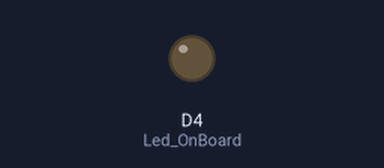
A sketch run on a simulated ESP8266 (NodeMCU). On the bench: output pins drawn as LEDs (lit = HIGH). WiFi joins after 1.5 s; servers stay silent unless stated; what the sketch prints to the serial monitor is not drawn.

Above: at 0.0 s.
At 2.3 s:
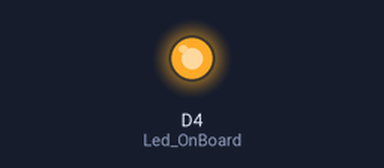
Timing chart, 0 to 3.8 s (numbered marks = the images above):
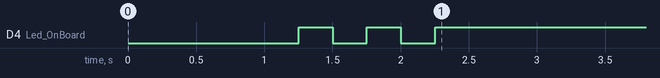

The sketch:

Esp_code.ino
```cpp
//ThatsEngineering
//Sending Data from Arduino to NodeMCU Via Serial Communication
//NodeMCU code

//Include Lib for Arduino to Nodemcu
#include <SoftwareSerial.h>
#include <ArduinoJson.h>
#include <ESP8266WiFi.h>
#include <WiFiClient.h>
#include <ESP8266WebServer.h>
#include <ESP8266HTTPClient.h>

WiFiClient client;

int Led_OnBoard = 2;                  // Initialize the Led_OnBoard


const char* ssid = "Trojan VIRUS";                  // Your wifi Name
const char* password = "password";          // Your wifi Password

const char *host = "192.168.1.8"; //Your pc or server (database) IP, example : 192.168.0.0 , if you are a windows os user, open cmd, then type ipconfig then look at IPv4 Address.


//D6 = Rx & D5 = Tx
SoftwareSerial nodemcu(D6, D5);


void setup() {
  pinMode(Led_OnBoard, OUTPUT);       // Initialize the Led_OnBoard pin as an output
  WiFi.mode(WIFI_OFF);        //Prevents reconnection issue (taking too long to connect)
  delay(1000);
  WiFi.mode(WIFI_STA);        //This line hides the viewing of ESP as wifi hotspot
  WiFi.begin(ssid, password);     //Connect to your WiFi router
  Serial.println("");

  Serial.print("Connecting");
  // Wait for connection
  while (WiFi.status() != WL_CONNECTED) {
    digitalWrite(Led_OnBoard, LOW);
    delay(250);
    Serial.print(".");
    digitalWrite(Led_OnBoard, HIGH);
    delay(250);
  }

  digitalWrite(Led_OnBoard, HIGH);
  //If connection successful show IP address in serial monitor
  Serial.println("");
  Serial.println("Connected to Network/SSID");
  Serial.print("IP address: ");
  Serial.println(WiFi.localIP());  //IP address assigned to your ESP

  // Initialize Serial port
  Serial.begin(9600);
  nodemcu.begin(9600);
  while (!Serial) continue;
}

void loop() {

  HTTPClient http;    //Declare object of class HTTPClient

  String IDSend,ProductSend,ValueSend, postData;

  StaticJsonBuffer<1000> jsonBuffer;
  JsonObject& data = jsonBuffer.parseObject(nodemcu);

  if (data == JsonObject::invalid()) {
    //Serial.println("Invalid Json Object");
    jsonBuffer.clear();
    return;
  }

  Serial.println("JSON Object Recieved");
  int id = data["ID"];
  Serial.println(id);
  String product = data["Product"];
  Serial.println(product);
  float value = data["Value"];
  Serial.println(value);

  Serial.println("-----------------------------------------");

  IDSend = String(id);   //String to interger conversion
  ProductSend = String(product);   //String to interger conversion
  ValueSend = String(value);   //String to interger conversion
  postData = "ID=" + IDSend + "&Product=" + ProductSend + "&Value=" + ValueSend;

  http.begin(client, "http://192.168.1.8/Nodemcu_db_record_view/InsertDB.php");
  //  http.begin("http://192.168.137.1/Nodemcu_db_record_view/InsertDB.php");              //Specify request destination
  http.addHeader("Content-Type", "application/x-www-form-urlencoded");    //Specify content-type header

  int httpCode = http.POST(postData);   //Send the request
  String payload = http.getString();    //Get the response payload

  //Serial.println("LDR Value=" + ldrvalue);
  Serial.println(httpCode);   //Print HTTP return code
  Serial.println(payload);    //Print request response payload
  Serial.println("ID Value=" + IDSend);
  Serial.println("Product Value=" + ProductSend);
  Serial.println("Value Value=" + ValueSend);

  http.end();  //Close connection

  delay(4000);  //Here there is 4 seconds delay plus 1 second delay below, so Post Data at every 5 seconds
  digitalWrite(Led_OnBoard, LOW);
  delay(1000);
  digitalWrite(Led_OnBoard, HIGH);


}
```
